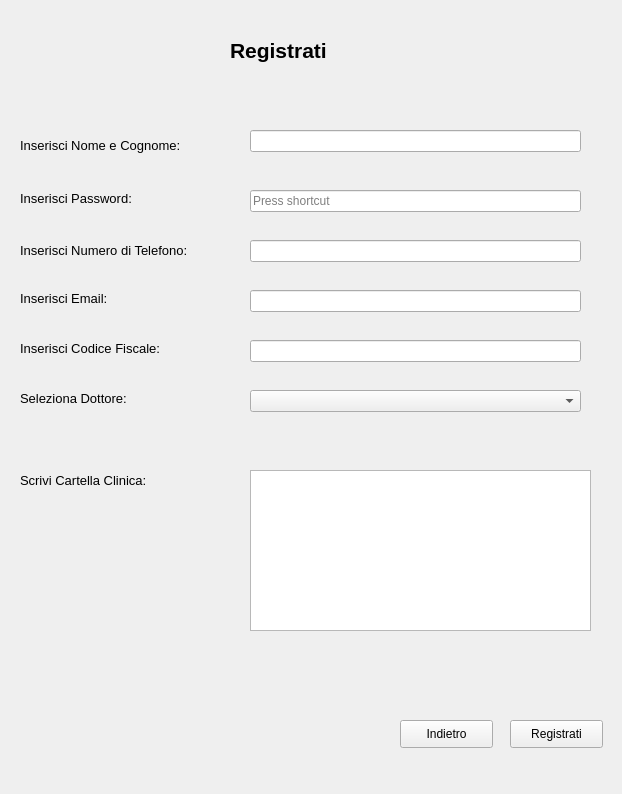
<?xml version="1.0" encoding="UTF-8"?>
<ui version="4.0">
 <class>Form</class>
 <widget class="QWidget" name="Form">
  <property name="geometry">
   <rect>
    <x>0</x>
    <y>0</y>
    <width>622</width>
    <height>794</height>
   </rect>
  </property>
  <property name="windowTitle">
   <string>Registrazione</string>
  </property>
  <widget class="QLabel" name="label">
   <property name="geometry">
    <rect>
     <x>230</x>
     <y>10</y>
     <width>151</width>
     <height>81</height>
    </rect>
   </property>
   <property name="font">
    <font>
     <pointsize>16</pointsize>
     <weight>75</weight>
     <bold>true</bold>
    </font>
   </property>
   <property name="text">
    <string>Registrati</string>
   </property>
  </widget>
  <widget class="QLabel" name="label_2">
   <property name="geometry">
    <rect>
     <x>20</x>
     <y>130</y>
     <width>211</width>
     <height>31</height>
    </rect>
   </property>
   <property name="font">
    <font>
     <pointsize>10</pointsize>
    </font>
   </property>
   <property name="text">
    <string>Inserisci Nome e Cognome:</string>
   </property>
  </widget>
  <widget class="QLabel" name="label_3">
   <property name="geometry">
    <rect>
     <x>20</x>
     <y>190</y>
     <width>201</width>
     <height>16</height>
    </rect>
   </property>
   <property name="font">
    <font>
     <pointsize>10</pointsize>
    </font>
   </property>
   <property name="text">
    <string>Inserisci Password:</string>
   </property>
  </widget>
  <widget class="QLabel" name="label_4">
   <property name="geometry">
    <rect>
     <x>20</x>
     <y>240</y>
     <width>231</width>
     <height>21</height>
    </rect>
   </property>
   <property name="font">
    <font>
     <pointsize>10</pointsize>
    </font>
   </property>
   <property name="text">
    <string>Inserisci Numero di Telefono:</string>
   </property>
  </widget>
  <widget class="QLabel" name="label_5">
   <property name="geometry">
    <rect>
     <x>20</x>
     <y>290</y>
     <width>211</width>
     <height>16</height>
    </rect>
   </property>
   <property name="font">
    <font>
     <pointsize>10</pointsize>
    </font>
   </property>
   <property name="text">
    <string>Inserisci Email:</string>
   </property>
  </widget>
  <widget class="QLabel" name="label_6">
   <property name="geometry">
    <rect>
     <x>20</x>
     <y>340</y>
     <width>221</width>
     <height>16</height>
    </rect>
   </property>
   <property name="font">
    <font>
     <pointsize>10</pointsize>
    </font>
   </property>
   <property name="text">
    <string>Inserisci Codice Fiscale:</string>
   </property>
  </widget>
  <widget class="QLabel" name="label_7">
   <property name="geometry">
    <rect>
     <x>20</x>
     <y>390</y>
     <width>181</width>
     <height>16</height>
    </rect>
   </property>
   <property name="font">
    <font>
     <pointsize>10</pointsize>
    </font>
   </property>
   <property name="text">
    <string>Seleziona Dottore:</string>
   </property>
  </widget>
  <widget class="QLineEdit" name="lineEdit">
   <property name="geometry">
    <rect>
     <x>250</x>
     <y>130</y>
     <width>331</width>
     <height>22</height>
    </rect>
   </property>
  </widget>
  <widget class="QKeySequenceEdit" name="keySequenceEdit">
   <property name="geometry">
    <rect>
     <x>250</x>
     <y>190</y>
     <width>331</width>
     <height>22</height>
    </rect>
   </property>
  </widget>
  <widget class="QLineEdit" name="lineEdit_2">
   <property name="geometry">
    <rect>
     <x>250</x>
     <y>240</y>
     <width>331</width>
     <height>22</height>
    </rect>
   </property>
  </widget>
  <widget class="QLineEdit" name="lineEdit_3">
   <property name="geometry">
    <rect>
     <x>250</x>
     <y>290</y>
     <width>331</width>
     <height>22</height>
    </rect>
   </property>
  </widget>
  <widget class="QLineEdit" name="lineEdit_4">
   <property name="geometry">
    <rect>
     <x>250</x>
     <y>340</y>
     <width>331</width>
     <height>22</height>
    </rect>
   </property>
  </widget>
  <widget class="QComboBox" name="comboBox">
   <property name="geometry">
    <rect>
     <x>250</x>
     <y>390</y>
     <width>331</width>
     <height>22</height>
    </rect>
   </property>
  </widget>
  <widget class="QPushButton" name="pushButton">
   <property name="geometry">
    <rect>
     <x>400</x>
     <y>720</y>
     <width>93</width>
     <height>28</height>
    </rect>
   </property>
   <property name="text">
    <string>Indietro</string>
   </property>
  </widget>
  <widget class="QPushButton" name="pushButton_2">
   <property name="geometry">
    <rect>
     <x>510</x>
     <y>720</y>
     <width>93</width>
     <height>28</height>
    </rect>
   </property>
   <property name="text">
    <string>Registrati</string>
   </property>
  </widget>
  <widget class="QLabel" name="label_8">
   <property name="geometry">
    <rect>
     <x>240</x>
     <y>670</y>
     <width>351</width>
     <height>20</height>
    </rect>
   </property>
   <property name="text">
    <string/>
   </property>
  </widget>
  <widget class="QLabel" name="label_9">
   <property name="geometry">
    <rect>
     <x>20</x>
     <y>470</y>
     <width>211</width>
     <height>21</height>
    </rect>
   </property>
   <property name="font">
    <font>
     <pointsize>10</pointsize>
    </font>
   </property>
   <property name="text">
    <string>Scrivi Cartella Clinica:</string>
   </property>
  </widget>
  <widget class="QTextEdit" name="textEdit">
   <property name="geometry">
    <rect>
     <x>250</x>
     <y>470</y>
     <width>341</width>
     <height>161</height>
    </rect>
   </property>
  </widget>
 </widget>
 <resources/>
 <connections/>
</ui>
